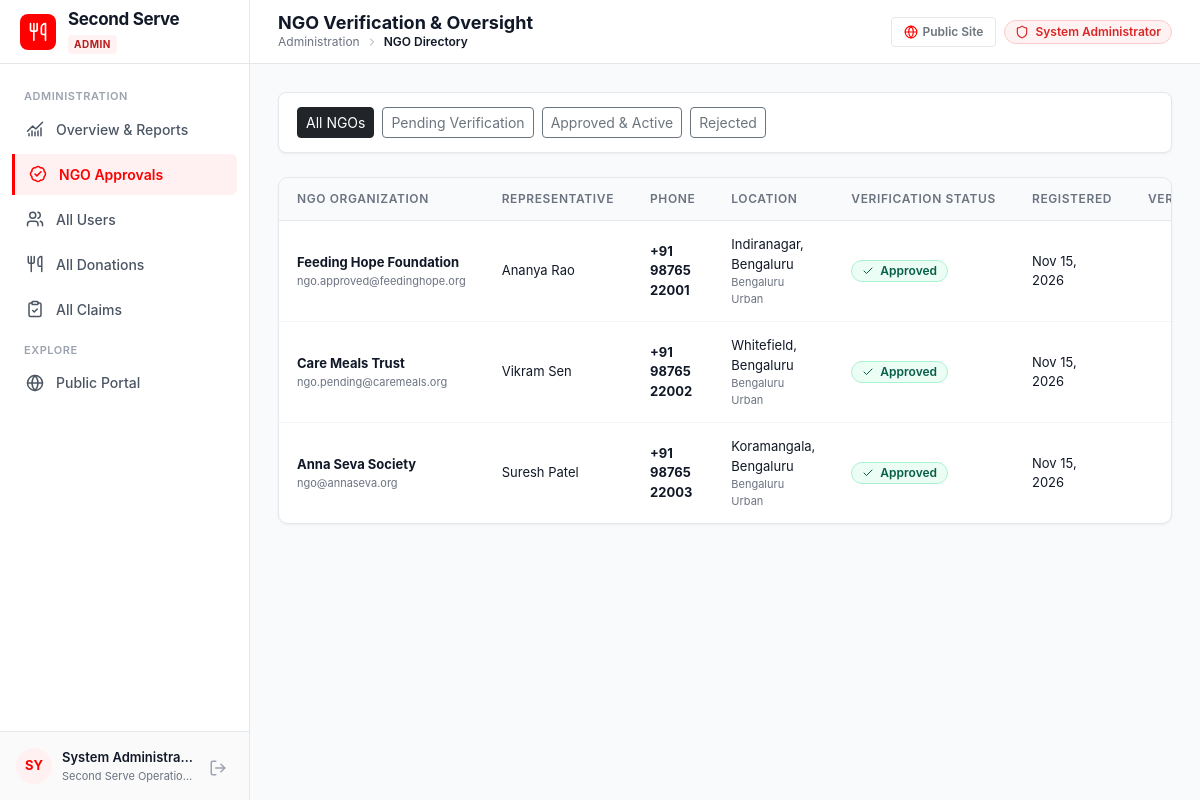
The page /admin/ngos (signed in) on the database its author committed.
### app/models.py (models this page shows, shortened)
class User(UserMixin, db.Model):
    __tablename__ = 'users'
    id = db.Column(db.Integer, primary_key=True)
    name = db.Column(db.String(100), nullable=False)
    email = db.Column(db.String(120), unique=True, index=True, nullable=False)
    password_hash = db.Column(db.String(255), nullable=False)
    role = db.Column(db.String(20), nullable=False, default='DONOR')  # DONOR, NGO, ADMIN
    phone = db.Column(db.String(25), nullable=False)
    organization_name = db.Column(db.String(150), nullable=True)
    address = db.Column(db.String(255), nullable=True)
    locality = db.Column(db.String(100), nullable=True)
    city = db.Column(db.String(100), nullable=True)
    district = db.Column(db.String(100), nullable=True)
    verification_status = db.Column(db.String(20), nullable=False, default='APPROVED')
    is_active = db.Column(db.Boolean, default=True, nullable=False)
    created_at = db.Column(db.DateTime, default=datetime.utcnow, nullable=False)
    listings = db.relationship('FoodListing', backref='donor', lazy='dynamic', cascade='all, delete-orphan')
    claims = db.relationship('Claim', backref='recipient', lazy='dynamic')
    audit_logs = db.relationship('AuditLog', backref='user', lazy='dynamic')
    @property
    def is_admin(self):
        return self.role == 'ADMIN'
    @property
    def is_donor(self):
        return self.role == 'DONOR'
    @property
    def is_ngo(self):
        return self.role == 'NGO'

### app/routes/admin.py (the view)
@admin_bp.route('/ngos')
def ngos():
    status_filter = request.args.get('status', 'ALL').upper()
    query = User.query.filter_by(role='NGO')
    if status_filter != 'ALL':
        query = query.filter_by(verification_status=status_filter)
    ngo_list = query.order_by(User.created_at.desc()).all()
    pending_count = User.query.filter_by(role='NGO', verification_status='PENDING').count()
    return render_template(
        'admin/ngos.html',
        ngos=ngo_list,
        current_filter=status_filter,
        pending_count=pending_count,
    )

### app/models.py (called while the page is built)
@login_manager.user_loader
def load_user(user_id):
    return db.session.get(User, int(user_id))

### app/routes/admin.py (called while the page is built)
@admin_bp.before_request
def admin_before_request():
    if not current_user.is_authenticated:
        return redirect(url_for('auth.login', next=request.url))
    if not current_user.is_admin:
        flash("You do not have permission to access that resource.", "danger")
        return redirect(url_for('main.index'))
    check_and_expire_listings()

### app/services/listing_service.py (called while the page is built, shortened)
def check_and_expire_listings():
    now = datetime.utcnow()
    expired_listings = FoodListing.query.filter(
        FoodListing.status.in_(['AVAILABLE', 'RESERVED']),
        FoodListing.collection_deadline <= now
    ).all()
    if expired_listings:
        db.session.commit()
    return len(expired_listings)

### app/templates/admin/ngos.html (shortened to what this page needs)
{% extends 'base.html' %}
{% block page_title %}NGO Verification & Oversight{% endblock %}
{% block breadcrumb %}
  <span>Administration</span>
  <i data-lucide="chevron-right" style="width: 12px; height: 12px; color: #9CA3AF;"></i>
  <span style="color: #111827; font-weight: 600;">NGO Directory</span>
{% endblock %}
{% block content %}
<div class="filter-toolbar">
  <div class="d-flex flex-wrap gap-2">
    <a href="{{ url_for('admin.ngos', status='ALL') }}" class="btn btn-sm {% if current_filter == 'ALL' %}btn-dark{% else %}btn-outline-secondary{% endif %}">
      All NGOs
    </a>
    <a href="{{ url_for('admin.ngos', status='PENDING') }}" class="btn btn-sm {% if current_filter == 'PENDING' %}btn-danger{% else %}btn-outline-secondary{% endif %}">
      Pending Verification {% if pending_count > 0 %}<span class="badge bg-white text-danger ms-1">{{ pending_count }}</span>{% endif %}
    </a>
    <a href="{{ url_for('admin.ngos', status='APPROVED') }}" class="btn btn-sm {% if current_filter == 'APPROVED' %}btn-success{% else %}btn-outline-secondary{% endif %}">
      Approved & Active
    </a>
    <a href="{{ url_for('admin.ngos', status='REJECTED') }}" class="btn btn-sm {% if current_filter == 'REJECTED' %}btn-secondary{% else %}btn-outline-secondary{% endif %}">
      Rejected
    </a>
  </div>
</div>
<div class="ss-card">
  <div class="ss-card-body p-0">
    {% if ngos %}
      <div class="table-responsive">
        <table class="ss-table">
          <thead>
            <tr>
              <th>NGO Organization</th>
              <th>Representative</th>
              <th>Phone</th>
              <th>Location</th>
              <th>Verification Status</th>
              <th>Registered</th>
              <th class="text-end">Verification Actions</th>
            </tr>
          </thead>
          <tbody>
            {% for n in ngos %}
              <tr>
                <td>
                  <div style="font-weight: 700; color: #111827;">{{ n.organization_name or n.name }}</div>
                  <div style="font-size: 11px; color: #6B7280;">{{ n.email }}</div>
                </td>
                <td>{{ n.name }}</td>
                <td><strong>{{ n.phone }}</strong></td>
                <td>
                  <div style="font-size: 13px;">{{ n.locality }}, {{ n.city }}</div>
                  <div style="font-size: 11px; color: #6B7280;">{{ n.district }}</div>
                </td>
                <td>
                  {% if n.verification_status == 'APPROVED' %}
                    <span class="pill-status pill-approved">
                      <i data-lucide="check" style="width: 12px; height: 12px;"></i> Approved
                    </span>
                  {% elif n.verification_status == 'PENDING' %}
                    <span class="pill-status pill-pending">
                      <i data-lucide="clock" style="width: 12px; height: 12px;"></i> Pending
                    </span>
                  {% else %}
                    <span class="pill-status pill-rejected">
                      <i data-lucide="x" style="width: 12px; height: 12px;"></i> Rejected
                    </span>
                  {% endif %}
                </td>
                <td>{{ n.created_at|dateonly }}</td>
                <td class="text-end">
                  <div class="d-flex justify-content-end gap-2">
                  </div>
                </td>
              </tr>
            {% endfor %}
          </tbody>
        </table>
      </div>
    {% endif %}
  </div>
</div>
{% endblock %}

### app/templates/base.html (shortened to what this page needs)
<!DOCTYPE html>
<html lang="en">
<head>
  <link rel="stylesheet" href="{{ url_for('static', filename='vendor/bootstrap/bootstrap.min.css') }}">
  <link rel="stylesheet" href="{{ url_for('static', filename='css/style.css') }}">
</head>
<body>
  <div class="app-wrapper">
    <aside class="app-sidebar" id="appSidebar">
      <div class="sidebar-header">
        <div class="brand-icon-box">
          <i data-lucide="utensils" style="width: 20px; height: 20px;"></i>
        </div>
        <div class="brand-info">
          <div class="brand-title">Second Serve</div>
          {% if current_user.is_authenticated %}
            <span class="role-pill role-pill-{{ current_user.role.lower() }}">
              {{ current_user.role }}
            </span>
          {% endif %}
        </div>
      </div>
      <nav class="sidebar-nav">
        {% if current_user.is_authenticated %}
          {% if current_user.is_donor %}
            <div class="nav-section-title">Donor Workspace</div>
            <a href="{{ url_for('donor.dashboard') }}" class="sidebar-nav-link {% if request.endpoint == 'donor.dashboard' %}active{% endif %}">
              <i data-lucide="layout-dashboard" style="width: 18px; height: 18px;"></i>
              <span>Dashboard</span>
            </a>
            <a href="{{ url_for('donor.create') }}" class="sidebar-nav-link {% if request.endpoint == 'donor.create' %}active{% endif %}">
              <i data-lucide="plus-circle" style="width: 18px; height: 18px;"></i>
              <span>Create Donation</span>
            </a>
            <a href="{{ url_for('donor.my_donations') }}" class="sidebar-nav-link {% if request.endpoint in ['donor.my_donations', 'donor.edit'] %}active{% endif %}">
              <i data-lucide="utensils" style="width: 18px; height: 18px;"></i>
              <span>My Donations</span>
            </a>
            <a href="{{ url_for('donor.claims') }}" class="sidebar-nav-link {% if request.endpoint in ['donor.claims', 'donor.claim_detail'] %}active{% endif %}">
              <i data-lucide="clipboard-check" style="width: 18px; height: 18px;"></i>
              <span>Claim Requests</span>
              {% if donor_pending_claims > 0 %}
                <span class="sidebar-badge">{{ donor_pending_claims }}</span>
              {% endif %}
            </a>
            <a href="{{ url_for('donor.history') }}" class="sidebar-nav-link {% if request.endpoint == 'donor.history' %}active{% endif %}">
              <i data-lucide="clock" style="width: 18px; height: 18px;"></i>
              <span>History</span>
            </a>
          {% elif current_user.is_admin %}
            <div class="nav-section-title">Administration</div>
            <a href="{{ url_for('admin.dashboard') }}" class="sidebar-nav-link {% if request.endpoint == 'admin.dashboard' %}active{% endif %}">
              <i data-lucide="chart-no-axes-combined" style="width: 18px; height: 18px;"></i>
              <span>Overview & Reports</span>
            </a>
            <a href="{{ url_for('admin.ngos') }}" class="sidebar-nav-link {% if request.endpoint == 'admin.ngos' %}active{% endif %}">
              <i data-lucide="badge-check" style="width: 18px; height: 18px;"></i>
              <span>NGO Approvals</span>
            </a>
            <a href="{{ url_for('admin.users') }}" class="sidebar-nav-link {% if request.endpoint == 'admin.users' %}active{% endif %}">
              <i data-lucide="users" style="width: 18px; height: 18px;"></i>
              <span>All Users</span>
            </a>
            <a href="{{ url_for('admin.donations') }}" class="sidebar-nav-link {% if request.endpoint == 'admin.donations' %}active{% endif %}">
              <i data-lucide="utensils" style="width: 18px; height: 18px;"></i>
              <span>All Donations</span>
            </a>
            <a href="{{ url_for('admin.claims') }}" class="sidebar-nav-link {% if request.endpoint == 'admin.claims' %}active{% endif %}">
              <i data-lucide="clipboard-check" style="width: 18px; height: 18px;"></i>
              <span>All Claims</span>
            </a>
          {% endif %}
        {% endif %}
        <div class="nav-section-title">Explore</div>
        <a href="{{ url_for('main.landing') }}" class="sidebar-nav-link" target="_blank">
          <i data-lucide="globe" style="width: 18px; height: 18px;"></i>
          <span>Public Portal</span>
        </a>
      </nav>
      {% if current_user.is_authenticated %}
        <div class="sidebar-footer">
          <div class="user-profile-card">
            <div class="user-avatar">
              {{ current_user.name[:2].upper() }}
            </div>
            <div class="user-info">
              <div class="user-name" title="{{ current_user.name }}">{{ current_user.name }}</div>
              <div class="user-org" title="{{ current_user.organization_name or current_user.email }}">
                {{ current_user.organization_name or current_user.email }}
              </div>
            </div>
            <a href="{{ url_for('auth.logout') }}" class="btn-logout" title="Log out">
              <i data-lucide="log-out" style="width: 18px; height: 18px;"></i>
            </a>
          </div>
        </div>
      {% endif %}
    </aside>
    <main class="app-main">
      <header class="app-header">
        <div class="header-left">
          <div class="header-title-box">
            <h1 class="page-title">{% block page_title %}Dashboard{% endblock %}</h1>
            <div class="page-breadcrumb">
              {% block breadcrumb %}{% endblock %}
            </div>
          </div>
        </div>
        <div class="header-right d-flex align-items-center gap-2">
          <a href="{{ url_for('main.landing') }}" class="btn btn-sm btn-outline-secondary d-none d-md-inline-flex align-items-center gap-1" style="font-size: 12px; font-weight: 600; padding: 5px 12px; border-color: #E5E7EB; text-decoration: none;" target="_blank">
            <i data-lucide="globe" style="width: 14px; height: 14px; color: #FF0000;"></i>
            <span>Public Site</span>
          </a>
          {% if current_user.is_authenticated %}
            {% if current_user.is_ngo %}
              {% if current_user.verification_status == 'APPROVED' %}
                <span class="pill-status pill-approved">
                  <i data-lucide="badge-check" style="width: 14px; height: 14px;"></i> Verified NGO
                </span>
              {% elif current_user.verification_status == 'PENDING' %}
                <span class="pill-status pill-pending" title="Admin approval required to claim donations">
                  <i data-lucide="clock" style="width: 14px; height: 14px;"></i> Approval Pending
                </span>
              {% else %}
                <span class="pill-status pill-rejected">
                  <i data-lucide="x-circle" style="width: 14px; height: 14px;"></i> Verification Rejected
                </span>
              {% endif %}
            {% elif current_user.is_donor %}
              <span class="pill-status pill-approved">
                <i data-lucide="shield-check" style="width: 14px; height: 14px;"></i> Verified Food Donor
              </span>
            {% elif current_user.is_admin %}
              <span class="pill-status pill-status-danger">
                <i data-lucide="shield" style="width: 14px; height: 14px;"></i> System Administrator
              </span>
            {% endif %}
          {% endif %}
        </div>
      </header>
      <div class="app-content">
        {% block content %}{% endblock %}
      </div>
    </main>
  </div>
</body>
</html>

### rows shown on the page
User: role "ADMIN", name "SY", name "System Administra…", organization_name "Second Serve Operatio…"
User: organization_name "Feeding Hope Foundation", email "ngo.approved@feedinghope.org", name "Ananya Rao", phone "+91 98765 22001", locality "Indiranagar", city "Bengaluru", district "Bengaluru Urban", verification_status "APPROVED" (drawn), created_at "Nov 15, 2026"
User: organization_name "Care Meals Trust", email "ngo.pending@caremeals.org", name "Vikram Sen", phone "+91 98765 22002", locality "Whitefield", city "Bengaluru", district "Bengaluru Urban", verification_status "APPROVED" (drawn), created_at "Nov 15, 2026"
User: organization_name "Anna Seva Society", email "ngo@annaseva.org", name "Suresh Patel", phone "+91 98765 22003", locality "Koramangala", city "Bengaluru", district "Bengaluru Urban", verification_status "APPROVED" (drawn), created_at "Nov 15, 2026"
